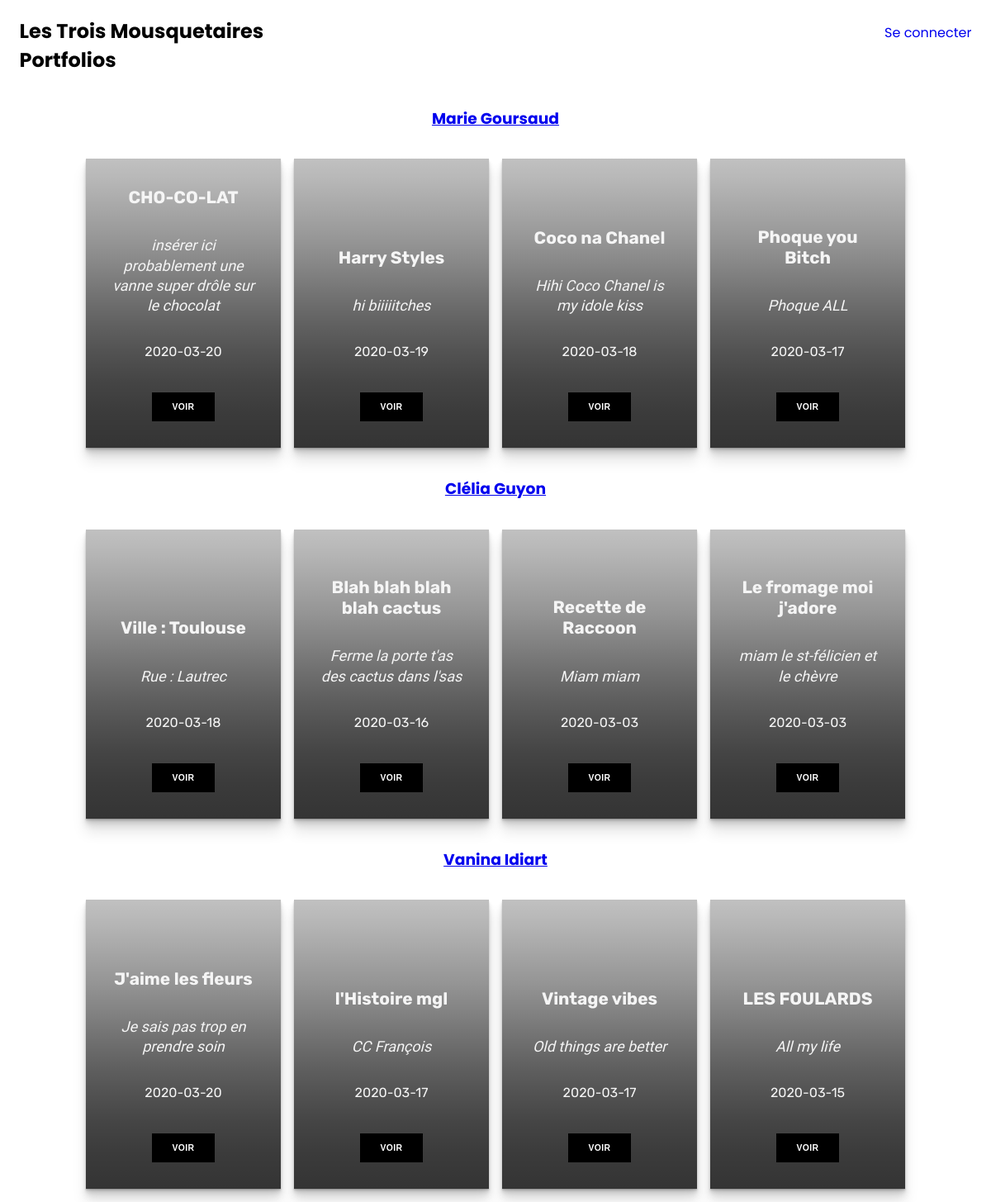
Before: / with the older database file.
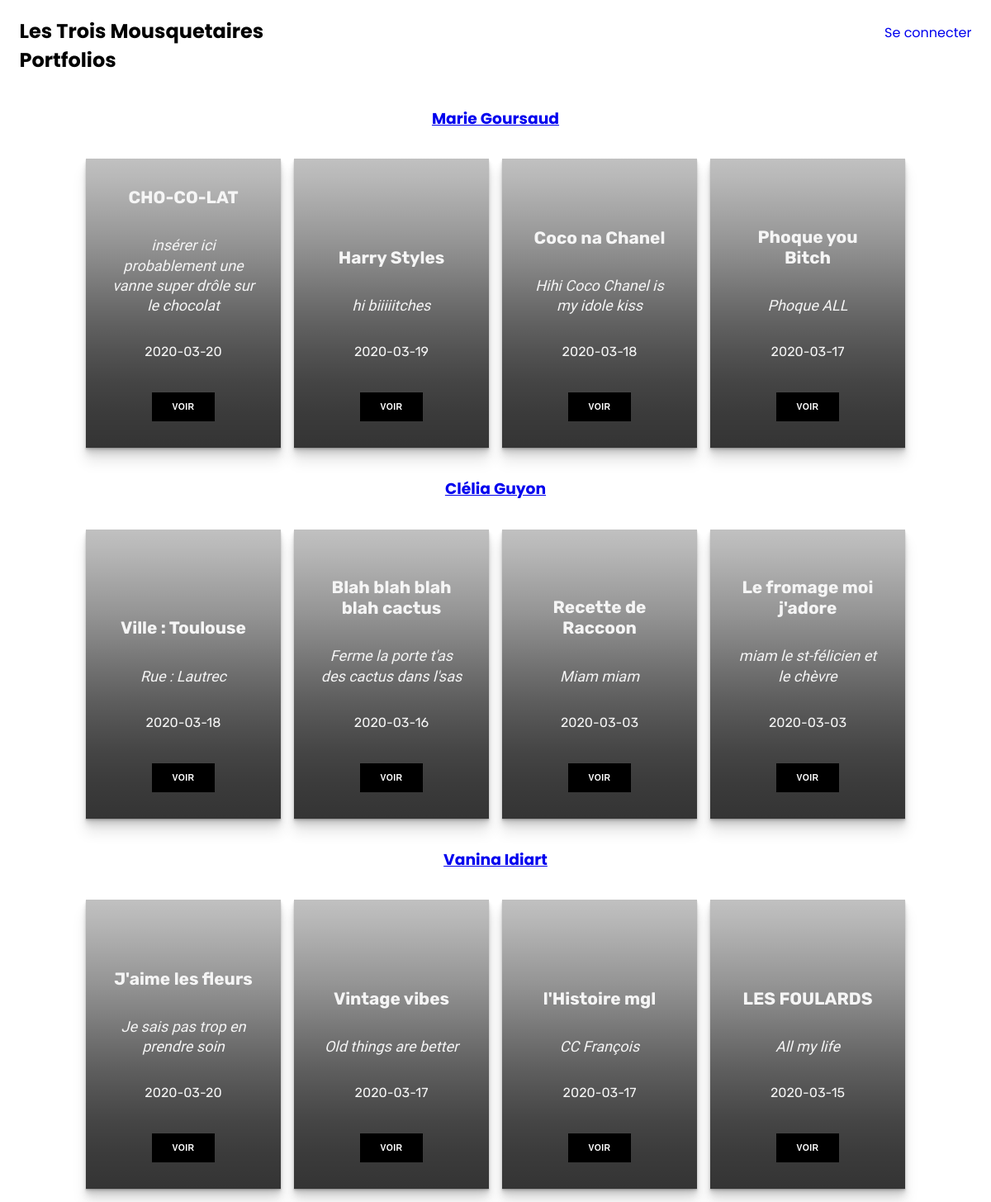
After: the same page with the newer database file.
### tables this page shows
CREATE TABLE IF NOT EXISTS `projet` (
  `NumPro` int(4) NOT NULL AUTO_INCREMENT,
  `DtCreaPro` date DEFAULT NULL,
  `LibTitrPro` text,
  `LibChapo` text,
  `Parag1` text,
  `Parag2` text,
  `LibConclu` text,
  `UrlPhoto` text,
  `NumProfil` char(8) NOT NULL,
  PRIMARY KEY (`NumPro`)
);

### connexion/session.php (called while the page is built)
<?php
if (isset($_SESSION['Connected']) && !empty($_SESSION['Connected'])) {
    $Connected = $_SESSION['Connected'];
}
else {
    $Connected = false;
}
?>

### index.php (the view, shortened to what this page needs)
<?php
    require('connexion/connect.php');
    require('connexion/session.php');
    $reponse = $bdPdo->query('SELECT * FROM projet ORDER BY DtCreAPro DESC');
    $reponseCle = $bdPdo->query('SELECT * FROM projet ORDER BY DtCreAPro DESC');
    $reponseV = $bdPdo->query('SELECT * FROM projet ORDER BY DtCreAPro DESC');
?>
<!doctype html>
<html lang="fr">
<head>
    <link rel="stylesheet" href="css/style.css">
</head>
    <body>
        <nav>
            <h1> Les Trois Mousquetaires <br> Portfolios</h1>
            <?php
                if($Connected == true){
            ?>
            <div class="row">
                <div class="col-lg-6 text-center">
                    <a class='connect' href='formulaire/formulaire.php'>Ajouter un nouveau projet</a>
                </div>
                 <div class="col-lg-6 text-center">
                    <a class='connect' href='form_profil/form_pro.php'>Ajouter un nouveau profil</a>
                </div>
            </div>
             <div class="col-lg-6">
                <a href="connexion/disconnected.php">Déconnexion</a>
                </form>
            </div>
            <?php }
                else{
            ?>
            <a href="connexion/login_form.php">Se connecter</a>
        </nav>
        <?php }
         ?>
        <section>
            <div class="name">
                <h3>
                    <a href="profil/profil.php?NumProfil=1"> Marie Goursaud</a>
                </h3>
            </div>
            <div class="projects">
                <main class="page-content">
            <?php
            while ($projets = $reponse->fetch()) {
                if ($projets['NumProfil'] == 1){
                ?>
                    <div class="card Marie" style="background-image: url(<?= $projets['UrlPhoto'] ?>);">
                    <div class="content">
                        <h2 class="title"><?= $projets['LibTitrPro'] ?></h2>
                        <p class="copy"><?= $projets['LibChapo'] ?></p>
                        <time><?= $projets['DtCreaPro'] ?></time>
                    <form action= "projet/projet.php" method="POST" >
                        <button class="btn">VOIR</button>
                    </form>
                    </div>
                    </div>
                    <?php } } ?>
                </main>
            </div>
        </section>
        <section>
            <div class="name">
               <h3>
                    <a href="profil/profil.php?NumProfil=2"> Clélia Guyon</a>
                </h3>
            </div>
            <div class="projects">
                <main class="page-content">
            <?php
            while ($projetCle = $reponseCle->fetch()) {
                if ($projetCle['NumProfil'] == 2){
                ?>
                    <div class="card Clelia" style="background-image: url(<?= $projetCle['UrlPhoto'] ?>);">
                    <div class="content">
                        <h2 class="title"><?= $projetCle['LibTitrPro'] ?></h2>
                        <p class="copy"><?= $projetCle['LibChapo'] ?></p>
                        <time><?= $projetCle['DtCreaPro'] ?></time>
                    <form action= "projet/projet.php" method="POST" >
                        <button class="btn">VOIR</button>
                    </form>
                    </div>
                    </div>
                    <?php } } ?>
                </main>
            </div>
        </section>
        <section>
            <div class="name">
                <h3>
                    <a href="profil/profil.php?NumProfil=3"> Vanina Idiart</a>
                </h3>
            </div>
            <div class="projects">
                <main class="page-content">
             <?php
            while ($projetV = $reponseV->fetch()) {
                if ($projetV['NumProfil'] == 3){
                ?>
                    <div class="card van" style="background-image: url(<?= $projetV['UrlPhoto'] ?>);">
                    <div class="content">
                        <h2 class="title"><?= $projetV['LibTitrPro'] ?></h2>
                        <p class="copy"><?= $projetV['LibChapo'] ?></p>
                        <time><?= $projetV['DtCreaPro'] ?></time>
                    <form action= "projet/projet.php" method="POST" >
                        <button class="btn">VOIR</button>
                    </form>
                    </div>
                    </div>
                    <?php } } ?>
                </main>
            </div>
        </section>
      </body>
</html>

Changed rows visible on the page:
changed projet "Vintage vibes": moves up the list
